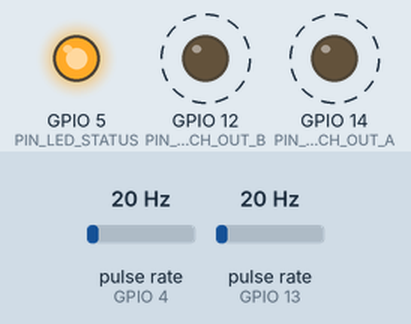
A sketch run on a simulated ESP8266 (Wemos D1 mini). On the bench: output pins drawn as LEDs (lit = HIGH). Wiring (inferred from the names in the program): 2 × pulse sensor: data GPIO 4 / data GPIO 13. Dashed ring = blinking. Inputs (shaded band) come from the test bench; at power-on: pulse rate (sensors on GPIO 4, GPIO 13) 20 Hz. WiFi joins after 1.5 s; servers stay silent unless stated; EEPROM starts erased.

Above: at 0.8 s.
1.3 s: pulse rate (sensor on GPIO 4) set to 4 Hz
At 1.81 s:
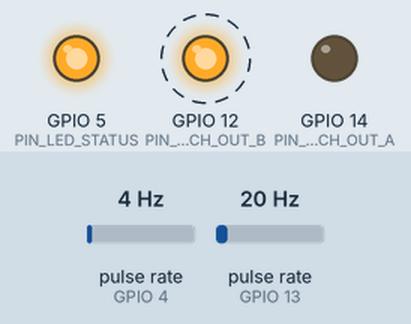
4.3 s: pulse rate (sensor on GPIO 13) set to 100 Hz
At 4.72 s:
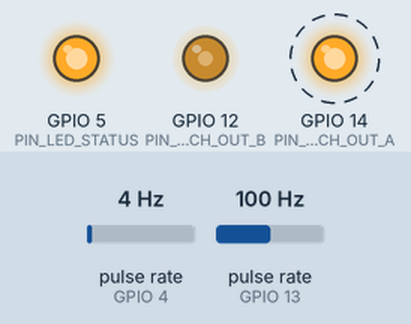
7.3 s: pulse rate (sensor on GPIO 4) set to 100 Hz
At 7.9 s:
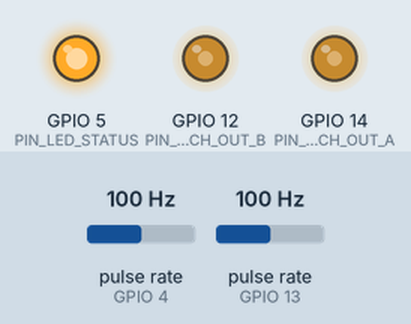
9.0 s: pulse rate (sensor on GPIO 13) set to 94 Hz
12.0 s: pulse rate (sensor on GPIO 13) set to 6 Hz
15.0 s: pulse rate (sensor on GPIO 4) set to 98 Hz
At 16.28 s:
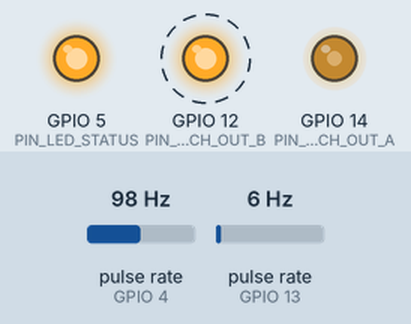
Timing chart, 0 to 19.0 s (numbered marks = the images above; inputs shaded):
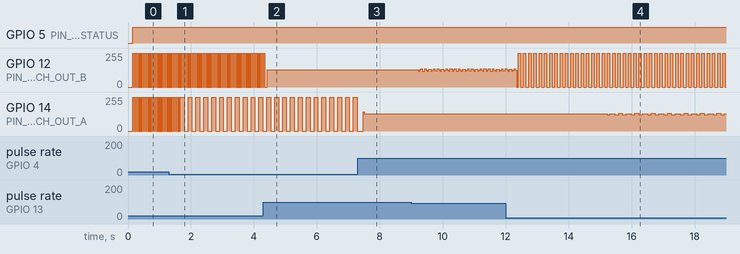

The sketch:

deye_fan.ino
```cpp
/*
 * ============================================================================
 *  deye_fan.ino — Spoofer de tachymétrie ventilateurs pour onduleur Deye
 * ============================================================================
 *
 *  Cible : Wemos / LOLIN D1 mini (ESP8266 / ESP-12S)
 *  IDE   : Arduino IDE + core "ESP8266 by ESP8266 Community"
 *
 *  Rôle :
 *   - Lit les signaux tach (2 impulsions/tour, collecteur ouvert) de deux
 *     ventilateurs Noctua (NF-A9-FLX 9cm et NF-A6x25-FLX 6cm) via un étage
 *     de mise en forme/adaptation de niveau à transistor NPN.
 *   - Recalcule, pour chaque canal, un signal tach simulé dont la fréquence
 *     est celle du ventilateur réel multipliée par un ratio réglable, afin
 *     de faire croire à l'onduleur Deye que les ventilateurs tournent plus
 *     vite qu'en réalité.
 *   - Réémet ce signal simulé vers l'onduleur via un étage de sortie à
 *     collecteur ouvert (compatible avec un pull-up interne du Deye à une
 *     tension inconnue : 3.3V, 5V ou 12V, sans aucune modification matérielle).
 *   - Expose une interface web (AP+STA simultané, réglages persistants en
 *     EEPROM émulée) pour configurer le WiFi et les ratios, et visualiser
 *     en temps réel les RPM mesurés / simulés.
 *   - Pilote une LED d'état : allumée fixe = simulation active sur les 2
 *     canaux, clignotante = au moins un canal attend un signal tach valide.
 *
 *  --------------------------------------------------------------------------
 *  ISOLATION TEMPORELLE VIS-A-VIS DU WIFI / SERVEUR WEB (point critique)
 *  --------------------------------------------------------------------------
 *  L'ESP8266 est mono-coeur : il n'existe pas de véritable parallélisme
 *  matériel comme sur un ESP32. La stratégie retenue pour garantir un signal
 *  de sortie stable malgré le WiFi et le serveur web est la suivante :
 *
 *   1) La génération du signal de sortie ne dépend JAMAIS de loop() ni du
 *      serveur web. Elle est entièrement pilotée par le timer matériel
 *      Timer1, configuré en mode périodique (TIM_LOOP) à 10 kHz (tick de
 *      100 µs). À chaque interruption Timer1, l'ISR se contente de
 *      décrémenter deux compteurs entiers et, le cas échéant, de basculer
 *      une broche GPIO par écriture directe dans les registres GPOS/GPOC
 *      (quelques instructions machine, pas d'appel digitalWrite()).
 *      loop() ne fait qu'écrire, de temps en temps, la valeur cible de
 *      demi-période dans une variable partagée : le timer matériel continue
 *      à tourner de façon totalement autonome pendant qu'une requête HTTP
 *      est traitée, qu'une association WiFi a lieu, etc.
 *
 *   2) La capture des entrées tach utilise des interruptions GPIO
 *      (attachInterrupt) dont le code exécuté est minimal (horodatage
 *      micros() + calcul d'une différence). Le calcul du RPM et la mise à
 *      jour des cibles de sortie sont déportés dans loop(), à faible
 *      fréquence (toutes les ~150 ms), donc hors du chemin temps-réel.
 *
 *   3) Le WiFi "modem sleep" est désactivé (WIFI_NONE_SLEEP) : ce mode
 *      d'économie d'énergie introduit sinon des rafales RF périodiques qui
 *      peuvent retarder de quelques centaines de µs le traitement des
 *      interruptions logicielles. Le CPU est en outre cadencé à 160 MHz
 *      pour maximiser la marge de calcul disponible entre deux ticks du
 *      timer matériel.
 *
 *   4) Le serveur web (ESP8266WebServer, synchrone) ne bloque que pendant
 *      le traitement d'une requête HTTP (quelques ms typiquement) : cela
 *      n'a aucune incidence sur le Timer1 matériel qui continue de générer
 *      le signal de sortie indépendamment, ni sur les interruptions GPIO
 *      d'entrée (matérielles, prioritaires sur le code applicatif).
 *
 *  Limite honnête : sur ESP8266, la pile WiFi peut, dans de rares cas
 *  (réception d'un paquet), masquer les interruptions pendant quelques
 *  microsecondes. Avec une résolution de sortie de 100 µs pour des périodes
 *  de rotation de l'ordre de 10 à 100+ ms, cet effet est totalement
 *  négligeable (<< 1 % d'erreur) et bien en-dessous de ce qu'un onduleur
 *  peut détecter. Une isolation "dure" garantie à 100% nécessiterait un
 *  second coeur (ESP32) ; l'architecture ci-dessus est la meilleure
 *  approche réaliste sur ESP8266.
 *
 * ============================================================================
 *  CABLAGE / BROCHES (voir schéma fourni séparément)
 * ============================================================================
 *   D1 (GPIO5)  -> LED d'état (+ résistance série vers GND)
 *   D2 (GPIO4)  -> Entrée tach adaptée, canal A = Noctua 9 cm
 *   D7 (GPIO13) -> Entrée tach adaptée, canal B = Noctua 6 cm
 *   D5 (GPIO14) -> Sortie tach simulée, canal A, vers onduleur (ex 9 cm)
 *   D6 (GPIO12) -> Sortie tach simulée, canal B, vers onduleur (ex 6 cm)
 *   5V / GND    -> Alimentation depuis le module buck 12V->5V (voir schéma)
 *
 *   Broches volontairement évitées : D0/D3/D4/D8/RX/TX (fonctions de boot
 *   ou de programmation série, à ne pas charger avec de l'électronique
 *   externe pour éviter tout problème de démarrage).
 *
 * ============================================================================
 *  PREMIER DEMARRAGE
 * ============================================================================
 *   - Réseau AP par défaut : SSID "DeyeFanCtrl", mot de passe "changeme123"
 *   - Se connecter à ce réseau, aller sur http://192.168.4.1/
 *   - Configurer le WiFi domestique (STA), les ratios, puis "Enregistrer"
 *     (redémarre automatiquement le module pour appliquer le WiFi).
 * ============================================================================
 */

#include <ESP8266WiFi.h>
#include <ESP8266WebServer.h>
#include <EEPROM.h>

extern "C" {
  #include "user_interface.h"
}

// ============================================================================
//  Configuration matérielle
// ============================================================================
#define PIN_TACH_IN_A   4   // D2 - entrée tach adaptée, Noctua 9 cm
#define PIN_TACH_IN_B   13  // D7 - entrée tach adaptée, Noctua 6 cm
#define PIN_TACH_OUT_A  14  // D5 - sortie tach simulée vers Deye, canal A
#define PIN_TACH_OUT_B  12  // D6 - sortie tach simulée vers Deye, canal B
#define PIN_LED_STATUS  5   // D1 - LED d'état

#define NUM_CHANNELS 2
#define CH_A 0
#define CH_B 1
static const char *CHANNEL_NAME[NUM_CHANNELS] = {"A (9cm)", "B (6cm)"};

// ============================================================================
//  Paramètres tach
// ============================================================================
#define PULSES_PER_REV        2       // NMB et Noctua : 2 impulsions par tour
#define TACH_MIN_PERIOD_US    2000UL  // anti-rebond entrée : ignore < 2 ms (~15000 rpm max)
#define TACH_TIMEOUT_MS       3000UL  // pas d'impulsion depuis 3 s => canal considéré à l'arrêt
#define MIN_OUT_HALF_PERIOD_100US 10  // 10*100µs = 1ms => période 2ms => 500Hz => plafond ~15000 rpm simulés

// ============================================================================
//  Configuration persistante (EEPROM émulée)
// ============================================================================
struct Config {
  uint32_t magic;
  char     sta_ssid[32];
  char     sta_pass[64];
  char     ap_ssid[32];
  char     ap_pass[64];
  float    ratio[NUM_CHANNELS];
  uint32_t checksum;
};

#define CONFIG_MAGIC 0xDEE5FA20UL
#define EEPROM_SIZE  sizeof(Config)

Config config;

uint32_t calcChecksum(const Config &c) {
  const uint8_t *p = (const uint8_t *)&c;
  uint32_t sum = 0;
  for (size_t i = 0; i < sizeof(Config) - sizeof(c.checksum); i++) {
    sum += (uint32_t)p[i] * (i + 1);
  }
  return sum;
}

void saveConfig() {
  config.checksum = calcChecksum(config);
  EEPROM.begin(EEPROM_SIZE);
  EEPROM.put(0, config);
  EEPROM.commit();
  EEPROM.end();
}

void loadConfig() {
  EEPROM.begin(EEPROM_SIZE);
  EEPROM.get(0, config);
  EEPROM.end();

  if (config.magic != CONFIG_MAGIC || config.checksum != calcChecksum(config)) {
    // Première utilisation ou EEPROM invalide : valeurs par défaut
    memset(&config, 0, sizeof(config));
    config.magic = CONFIG_MAGIC;
    strncpy(config.ap_ssid, "DeyeFanCtrl", sizeof(config.ap_ssid) - 1);
    strncpy(config.ap_pass, "changeme123", sizeof(config.ap_pass) - 1);
    config.sta_ssid[0] = 0;
    config.sta_pass[0] = 0;
    config.ratio[CH_A] = 1.0f;
    config.ratio[CH_B] = 1.0f;
    saveConfig();
  }
}

// ============================================================================
//  Capture des entrées tach (interruptions GPIO — code minimal)
// ============================================================================
volatile uint32_t lastEdgeMicros[NUM_CHANNELS]   = {0, 0};
volatile uint32_t lastPeriodMicros[NUM_CHANNELS] = {0, 0}; // 0 = aucune mesure valide encore
volatile uint32_t lastPulseMillis[NUM_CHANNELS]  = {0, 0};

void ICACHE_RAM_ATTR handleTachEdge(uint8_t ch) {
  uint32_t now = micros();
  uint32_t delta = now - lastEdgeMicros[ch]; // l'arithmétique non signée gère le wrap-around de micros()

  if (delta >= TACH_MIN_PERIOD_US) {
    lastPeriodMicros[ch] = delta;
    lastEdgeMicros[ch]   = now;
    lastPulseMillis[ch]  = millis();
  }
  // sinon : rebond / bruit -> on ignore complètement cette transition
  // (on ne met pas à jour lastEdgeMicros pour ne pas fausser la mesure suivante)
}

void ICACHE_RAM_ATTR isrTachA() { handleTachEdge(CH_A); }
void ICACHE_RAM_ATTR isrTachB() { handleTachEdge(CH_B); }

// ============================================================================
//  Génération des sorties tach — pilotée entièrement par Timer1 matériel
// ============================================================================
// Timer1 configuré en TIM_DIV16 (5 MHz, soit 0.2µs/tick) + TIM_LOOP
// (rechargement automatique) à 500 ticks => interruption toutes les 100µs.
#define TIMER1_TICKS_PER_ISR 500

volatile int32_t  chCountdown100us[NUM_CHANNELS]  = {0, 0};
volatile uint32_t chHalfPeriod100us[NUM_CHANNELS] = {0, 0}; // 0 = canal inactif
volatile uint8_t  chPinState[NUM_CHANNELS]        = {0, 0};
volatile bool     chOutputActive[NUM_CHANNELS]    = {false, false};

void ICACHE_RAM_ATTR onTimer1ISR() {
  for (uint8_t ch = 0; ch < NUM_CHANNELS; ch++) {
    if (!chOutputActive[ch]) continue;

    if (chCountdown100us[ch] <= 0) {
      uint8_t pin = (ch == CH_A) ? PIN_TACH_OUT_A : PIN_TACH_OUT_B;
      chPinState[ch] ^= 1;
      if (chPinState[ch]) {
        GPOS = (1UL << pin); // set (HIGH -> transistor de sortie ON -> ligne tirée au bas niveau côté Deye)
      } else {
        GPOC = (1UL << pin); // clear
      }
      chCountdown100us[ch] = (int32_t)chHalfPeriod100us[ch];
    } else {
      chCountdown100us[ch]--;
    }
  }
}

// Active ou désactive proprement un canal de sortie (appelé depuis loop(), jamais depuis l'ISR)
void setChannelOutput(uint8_t ch, bool active, uint32_t halfPeriod100us) {
  uint8_t pin = (ch == CH_A) ? PIN_TACH_OUT_A : PIN_TACH_OUT_B;

  noInterrupts();
  if (active) {
    chHalfPeriod100us[ch] = halfPeriod100us;
    if (!chOutputActive[ch]) {
      // (ré)activation : on force un démarrage rapide et propre
      chPinState[ch] = 0;
      chCountdown100us[ch] = 1;
      chOutputActive[ch] = true;
    }
  } else {
    chOutputActive[ch] = false;
    chPinState[ch] = 0;
  }
  interrupts();

  if (!active) {
    GPOC = (1UL << pin); // ligne au repos = niveau bas (transistor OFF, tirée au niveau haut côté Deye)
  }
}

// ============================================================================
//  RPM mesurés / simulés (pour l'affichage web)
// ============================================================================
float    rpmIn[NUM_CHANNELS]  = {0, 0};
float    rpmOut[NUM_CHANNELS] = {0, 0};
bool     channelHasSignal[NUM_CHANNELS] = {false, false};

void updateChannel(uint8_t ch) {
  noInterrupts();
  uint32_t period    = lastPeriodMicros[ch];
  uint32_t lastPulse = lastPulseMillis[ch];
  interrupts();

  uint32_t nowMs = millis();
  bool haveSignal = (period > 0) && ((nowMs - lastPulse) < TACH_TIMEOUT_MS);
  channelHasSignal[ch] = haveSignal;

  if (haveSignal) {
    // RPM = (1e6 / période_us) * 60 / PULSES_PER_REV  =>  30 000 000 / période_us (pour PULSES_PER_REV=2)
    rpmIn[ch] = (60000000.0f / (float)period) / PULSES_PER_REV;

    float ratio = config.ratio[ch];
    if (ratio < 0.1f) ratio = 0.1f;
    if (ratio > 10.0f) ratio = 10.0f;

    // période de sortie = période d'entrée / ratio (directement, sans repasser par le RPM
    // pour limiter les erreurs d'arrondi en chaîne)
    float periodOutUs = (float)period / ratio;

    uint32_t halfPeriod100us = (uint32_t)((periodOutUs / 2.0f) / 100.0f);
    if (halfPeriod100us < MIN_OUT_HALF_PERIOD_100US) halfPeriod100us = MIN_OUT_HALF_PERIOD_100US;

    rpmOut[ch] = (60000000.0f / (float)(halfPeriod100us * 2 * 100)) / PULSES_PER_REV;

    setChannelOutput(ch, true, halfPeriod100us);
  } else {
    rpmIn[ch]  = 0;
    rpmOut[ch] = 0;
    setChannelOutput(ch, false, 0);
  }
}

// ============================================================================
//  LED d'état
// ============================================================================
uint32_t ledBlinkTs = 0;
bool     ledState = false;

void updateLed() {
  bool bothActive = chOutputActive[CH_A] && chOutputActive[CH_B];

  if (bothActive) {
    digitalWrite(PIN_LED_STATUS, HIGH); // fixe = simulation active sur les 2 canaux
  } else {
    uint32_t now = millis();
    if (now - ledBlinkTs > 250) {
      ledBlinkTs = now;
      ledState = !ledState;
      digitalWrite(PIN_LED_STATUS, ledState ? HIGH : LOW); // clignote = au moins un canal en attente
    }
  }
}

// ============================================================================
//  Serveur Web
// ============================================================================
ESP8266WebServer server(80);
bool     needRestart = false;
uint32_t restartAtMillis = 0;

const char PAGE_MAIN[] PROGMEM = R"HTMLPAGE(
<!DOCTYPE html><html lang="fr"><head><meta charset="utf-8">
<meta name="viewport" content="width=device-width, initial-scale=1">
<title>Deye Fan Spoofer</title>
<style>
body{font-family:sans-serif;max-width:640px;margin:1em auto;padding:0 1em;background:#111;color:#eee}
h1{font-size:1.3em} h2{font-size:1.05em;border-bottom:1px solid #444;padding-bottom:.2em;margin-top:1.5em}
table{width:100%;border-collapse:collapse;margin:.5em 0}
td,th{padding:.35em .5em;text-align:left;border-bottom:1px solid #333}
input{width:100%;box-sizing:border-box;padding:.4em;margin:.2em 0;background:#222;color:#eee;border:1px solid #444;border-radius:4px}
button{padding:.6em 1.2em;margin-top:.8em;background:#2a7;color:#fff;border:none;border-radius:4px;cursor:pointer}
button:hover{background:#3b8}
.badge{padding:.15em .5em;border-radius:4px;font-size:.85em}
.ok{background:#264}
.wait{background:#742}
label{font-size:.9em;color:#aaa}
</style></head><body>
<h1>Deye Fan Spoofer</h1>

<h2>Etat en temps reel</h2>
<table id="status">
<tr><th></th><th>RPM mesure</th><th>RPM simule</th><th>Etat</th></tr>
<tr><td>Canal A (9cm)</td><td id="ria">-</td><td id="roa">-</td><td id="sa">-</td></tr>
<tr><td>Canal B (6cm)</td><td id="rib">-</td><td id="rob">-</td><td id="sb">-</td></tr>
</table>

<h2>Configuration</h2>
<form id="cfgform">
<label>Ratio canal A (9cm)</label>
<input type="number" step="0.05" min="0.1" max="10" name="ratio_a" id="ratio_a">
<label>Ratio canal B (6cm)</label>
<input type="number" step="0.05" min="0.1" max="10" name="ratio_b" id="ratio_b">

<h2>WiFi domestique (STA)</h2>
<label>SSID</label>
<input type="text" name="sta_ssid" id="sta_ssid">
<label>Mot de passe (laisser vide pour ne pas changer)</label>
<input type="password" name="sta_pass" id="sta_pass" placeholder="********">

<h2>Point d'acces (AP)</h2>
<label>SSID</label>
<input type="text" name="ap_ssid" id="ap_ssid">
<label>Mot de passe (laisser vide pour ne pas changer, min 8 caracteres)</label>
<input type="password" name="ap_pass" id="ap_pass" placeholder="********">

<button type="submit">Enregistrer et redemarrer</button>
</form>
<p id="msg"></p>

<script>
function refreshStatus(){
  fetch('/status').then(r=>r.json()).then(d=>{
    document.getElementById('ria').textContent = d.rpm_in_a.toFixed(0);
    document.getElementById('roa').textContent = d.rpm_out_a.toFixed(0);
    document.getElementById('sa').innerHTML = d.active_a ? '<span class="badge ok">simulation</span>' : '<span class="badge wait">attente</span>';
    document.getElementById('rib').textContent = d.rpm_in_b.toFixed(0);
    document.getElementById('rob').textContent = d.rpm_out_b.toFixed(0);
    document.getElementById('sb').innerHTML = d.active_b ? '<span class="badge ok">simulation</span>' : '<span class="badge wait">attente</span>';
  }).catch(()=>{});
}
setInterval(refreshStatus, 1000);
refreshStatus();

function loadConfig(){
  fetch('/config').then(r=>r.json()).then(d=>{
    document.getElementById('ratio_a').value = d.ratio_a;
    document.getElementById('ratio_b').value = d.ratio_b;
    document.getElementById('sta_ssid').value = d.sta_ssid;
    document.getElementById('ap_ssid').value = d.ap_ssid;
  });
}
loadConfig();

document.getElementById('cfgform').addEventListener('submit', function(e){
  e.preventDefault();
  const data = new URLSearchParams(new FormData(this));
  fetch('/save', {method:'POST', body:data}).then(r=>r.text()).then(t=>{
    document.getElementById('msg').textContent = t;
  });
});
</script>
</body></html>
)HTMLPAGE";

void handleRoot() {
  server.send_P(200, "text/html", PAGE_MAIN);
}

void handleStatus() {
  char json[220];
  snprintf(json, sizeof(json),
    "{\"rpm_in_a\":%.0f,\"rpm_out_a\":%.0f,\"active_a\":%s,"
    "\"rpm_in_b\":%.0f,\"rpm_out_b\":%.0f,\"active_b\":%s,"
    "\"uptime_s\":%lu}",
    rpmIn[CH_A], rpmOut[CH_A], chOutputActive[CH_A] ? "true" : "false",
    rpmIn[CH_B], rpmOut[CH_B], chOutputActive[CH_B] ? "true" : "false",
    (unsigned long)(millis() / 1000));
  server.send(200, "application/json", json);
}

void handleGetConfig() {
  char json[256];
  snprintf(json, sizeof(json),
    "{\"ratio_a\":%.2f,\"ratio_b\":%.2f,\"sta_ssid\":\"%s\",\"ap_ssid\":\"%s\"}",
    config.ratio[CH_A], config.ratio[CH_B], config.sta_ssid, config.ap_ssid);
  server.send(200, "application/json", json);
}

void handleSave() {
  if (server.hasArg("ratio_a")) {
    float r = server.arg("ratio_a").toFloat();
    if (r >= 0.1f && r <= 10.0f) config.ratio[CH_A] = r;
  }
  if (server.hasArg("ratio_b")) {
    float r = server.arg("ratio_b").toFloat();
    if (r >= 0.1f && r <= 10.0f) config.ratio[CH_B] = r;
  }
  if (server.hasArg("sta_ssid")) {
    strncpy(config.sta_ssid, server.arg("sta_ssid").c_str(), sizeof(config.sta_ssid) - 1);
  }
  if (server.hasArg("sta_pass") && server.arg("sta_pass").length() > 0) {
    strncpy(config.sta_pass, server.arg("sta_pass").c_str(), sizeof(config.sta_pass) - 1);
  }
  if (server.hasArg("ap_ssid") && server.arg("ap_ssid").length() > 0) {
    strncpy(config.ap_ssid, server.arg("ap_ssid").c_str(), sizeof(config.ap_ssid) - 1);
  }
  if (server.hasArg("ap_pass") && server.arg("ap_pass").length() >= 8) {
    strncpy(config.ap_pass, server.arg("ap_pass").c_str(), sizeof(config.ap_pass) - 1);
  }

  saveConfig();
  server.send(200, "text/plain", "Enregistre. Redemarrage dans 2 secondes...");

  needRestart = true;
  restartAtMillis = millis() + 2000;
}

// ============================================================================
//  setup() / loop()
// ============================================================================
void setup() {
  system_update_cpu_freq(SYS_CPU_160MHZ); // marge de calcul maximale

  pinMode(PIN_LED_STATUS, OUTPUT);
  digitalWrite(PIN_LED_STATUS, LOW);

  pinMode(PIN_TACH_OUT_A, OUTPUT);
  pinMode(PIN_TACH_OUT_B, OUTPUT);
  digitalWrite(PIN_TACH_OUT_A, LOW);
  digitalWrite(PIN_TACH_OUT_B, LOW);

  pinMode(PIN_TACH_IN_A, INPUT);
  pinMode(PIN_TACH_IN_B, INPUT);

  loadConfig();

  // --- Timer1 matériel : génération des sorties, isolé du reste du firmware ---
  timer1_isr_init();
  timer1_attachInterrupt(onTimer1ISR);
  timer1_enable(TIM_DIV16, TIM_EDGE, TIM_LOOP);
  timer1_write(TIMER1_TICKS_PER_ISR);

  // --- Interruptions d'entrée tach ---
  attachInterrupt(digitalPinToInterrupt(PIN_TACH_IN_A), isrTachA, RISING);
  attachInterrupt(digitalPinToInterrupt(PIN_TACH_IN_B), isrTachB, RISING);

  // --- WiFi : AP + STA simultanés, sans veille modem (réduit la gigue) ---
  WiFi.mode(WIFI_AP_STA);
  WiFi.setSleepMode(WIFI_NONE_SLEEP);
  WiFi.softAP(config.ap_ssid, config.ap_pass);
  if (strlen(config.sta_ssid) > 0) {
    WiFi.begin(config.sta_ssid, config.sta_pass);
  }

  // --- Serveur web ---
  server.on("/", handleRoot);
  server.on("/status", handleStatus);
  server.on("/config", HTTP_GET, handleGetConfig);
  server.on("/save", HTTP_POST, handleSave);
  server.begin();
}

void loop() {
  server.handleClient();

  static uint32_t lastUpdate = 0;
  uint32_t now = millis();
  if (now - lastUpdate >= 150) {
    lastUpdate = now;
    updateChannel(CH_A);
    updateChannel(CH_B);
  }

  updateLed();

  if (needRestart && millis() > restartAtMillis) {
    ESP.restart();
  }
}
```

Measured:
- the behaviour switches between 99 and 98 Hz on pulse rate (sensor on GPIO 4) (found by bisection; images 3 and 4)
- after the input at 15.0 s, GPIO 14 (PIN_TACH_OUT_A): 128/255 → 122/255 after 0.23 s, then repeats every 0.52 s: 129/255 0.16 s, 122/255 0.12 s, 133/255 0.12 s, 123/255 0.12 s
- by itself, GPIO 12 (PIN_TACH_OUT_B): alternates 255/255 for 0.08 s and 0/255 for 0.08 s
- by itself, GPIO 14 (PIN_TACH_OUT_A): alternates 255/255 for 0.13 s and 0/255 for 0.13 s
